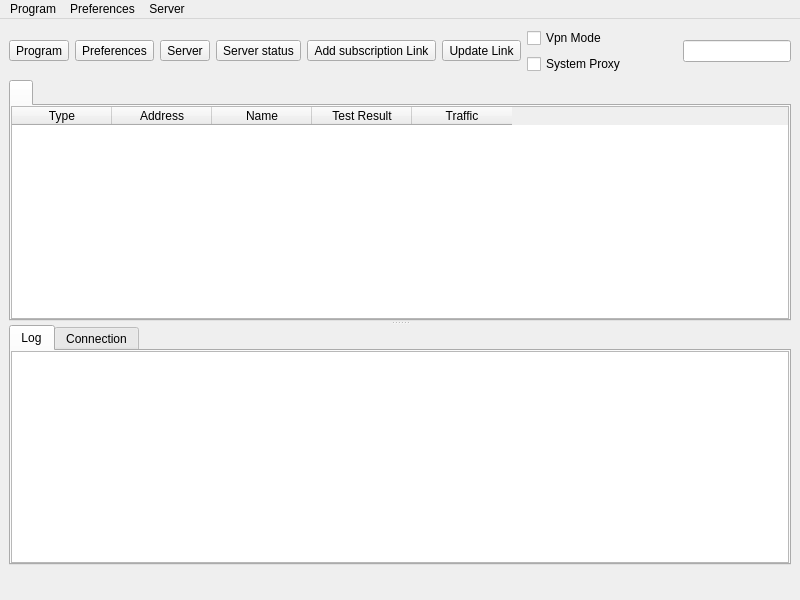
<?xml version="1.0" encoding="UTF-8"?>
<ui version="4.0">
 <class>MainWindow</class>
 <widget class="QMainWindow" name="MainWindow">
  <property name="geometry">
   <rect>
    <x>0</x>
    <y>0</y>
    <width>800</width>
    <height>600</height>
   </rect>
  </property>
  <property name="minimumSize">
   <size>
    <width>800</width>
    <height>600</height>
   </size>
  </property>
  <property name="windowTitle">
   <string notr="true">nya</string>
  </property>
  <widget class="QWidget" name="centralwidget">
   <layout class="QVBoxLayout" name="verticalLayout_3" stretch="0,0,0">
    <item>
     <layout class="QHBoxLayout" name="horizontalLayout_2">
      <item>
       <widget class="QToolButton" name="toolButton_program">
        <property name="text">
         <string>Program</string>
        </property>
        <property name="icon">
         <iconset theme="b-system-run">
          <normaloff>.</normaloff>.</iconset>
        </property>
        <property name="iconSize">
         <size>
          <width>24</width>
          <height>24</height>
         </size>
        </property>
        <property name="popupMode">
         <enum>QToolButton::InstantPopup</enum>
        </property>
        <property name="toolButtonStyle">
         <enum>Qt::ToolButtonTextUnderIcon</enum>
        </property>
       </widget>
      </item>
      <item>
       <widget class="QToolButton" name="toolButton_preferences">
        <property name="text">
         <string>Preferences</string>
        </property>
        <property name="icon">
         <iconset theme="b-preferences">
          <normaloff>.</normaloff>.</iconset>
        </property>
        <property name="iconSize">
         <size>
          <width>24</width>
          <height>24</height>
         </size>
        </property>
        <property name="popupMode">
         <enum>QToolButton::InstantPopup</enum>
        </property>
        <property name="toolButtonStyle">
         <enum>Qt::ToolButtonTextUnderIcon</enum>
        </property>
       </widget>
      </item>
      <item>
       <widget class="QToolButton" name="toolButton_server">
        <property name="text">
         <string>Server</string>
        </property>
        <property name="icon">
         <iconset theme="b-network-server">
          <normaloff>.</normaloff>.</iconset>
        </property>
        <property name="iconSize">
         <size>
          <width>24</width>
          <height>24</height>
         </size>
        </property>
        <property name="popupMode">
         <enum>QToolButton::InstantPopup</enum>
        </property>
        <property name="toolButtonStyle">
         <enum>Qt::ToolButtonTextUnderIcon</enum>
        </property>
       </widget>
      </item>
      <item>
       <widget class="QToolButton" name="toolButton_ads">
        <property name="text">
         <string>Server status</string>
        </property>
        <property name="icon">
         <iconset theme="b-dialog-question">
          <normaloff>.</normaloff>.</iconset>
        </property>
        <property name="iconSize">
         <size>
          <width>24</width>
          <height>24</height>
         </size>
        </property>
        <property name="popupMode">
         <enum>QToolButton::InstantPopup</enum>
        </property>
        <property name="toolButtonStyle">
         <enum>Qt::ToolButtonTextUnderIcon</enum>
        </property>
       </widget>
      </item>
      <item>
       <widget class="QToolButton" name="menu_add_from_clipboard3">
        <property name="text">
         <string>Add subscription Link</string>
        </property>
        <property name="icon">
         <iconset theme="b-internet-web-browser">
          <normaloff>.</normaloff>.</iconset>
        </property>
        <property name="iconSize">
         <size>
          <width>24</width>
          <height>24</height>
         </size>
        </property>
        <property name="popupMode">
         <enum>QToolButton::InstantPopup</enum>
        </property>
        <property name="toolButtonStyle">
         <enum>Qt::ToolButtonTextUnderIcon</enum>
        </property>
       </widget>
      </item>
      <item>
       <widget class="QToolButton" name="menu_update_subscription2">
        <property name="text">
         <string>Update Link</string>
        </property>
        <property name="icon">
         <iconset theme="b-system-software-update">
          <normaloff>.</normaloff>.</iconset>
        </property>
        <property name="iconSize">
         <size>
          <width>24</width>
          <height>24</height>
         </size>
        </property>
        <property name="popupMode">
         <enum>QToolButton::InstantPopup</enum>
        </property>
        <property name="toolButtonStyle">
         <enum>Qt::ToolButtonTextUnderIcon</enum>
        </property>
       </widget>
      </item>
      <item>
       <layout class="QVBoxLayout" name="verticalLayout_4">
        <item>
         <widget class="QCheckBox" name="checkBox_VPN">
          <property name="sizePolicy">
           <sizepolicy hsizetype="Minimum" vsizetype="Minimum">
            <horstretch>0</horstretch>
            <verstretch>0</verstretch>
           </sizepolicy>
          </property>
          <property name="text">
           <string>Vpn Mode</string>
          </property>
         </widget>
        </item>
        <item>
         <widget class="QCheckBox" name="checkBox_SystemProxy">
          <property name="text">
           <string>System Proxy</string>
          </property>
         </widget>
        </item>
       </layout>
      </item>
      <item>
       <spacer name="horizontalSpacer">
        <property name="orientation">
         <enum>Qt::Horizontal</enum>
        </property>
        <property name="sizeHint" stdset="0">
         <size>
          <width>40</width>
          <height>20</height>
         </size>
        </property>
       </spacer>
      </item>
      <item>
       <widget class="QLineEdit" name="search">
        <property name="clearButtonEnabled">
         <bool>true</bool>
        </property>
       </widget>
      </item>
     </layout>
    </item>
    <item>
     <widget class="QSplitter" name="splitter">
      <property name="orientation">
       <enum>Qt::Vertical</enum>
      </property>
      <widget class="QTabWidget" name="tabWidget">
       <property name="currentIndex">
        <number>0</number>
       </property>
       <property name="movable">
        <bool>true</bool>
       </property>
       <widget class="QWidget" name="widget1">
        <attribute name="title">
         <string/>
        </attribute>
        <layout class="QGridLayout" name="gridLayout_2">
         <property name="leftMargin">
          <number>0</number>
         </property>
         <property name="topMargin">
          <number>0</number>
         </property>
         <property name="rightMargin">
          <number>0</number>
         </property>
         <property name="bottomMargin">
          <number>0</number>
         </property>
         <property name="spacing">
          <number>0</number>
         </property>
         <item row="0" column="0">
          <widget class="MyTableWidget" name="proxyListTable">
           <property name="contextMenuPolicy">
            <enum>Qt::CustomContextMenu</enum>
           </property>
           <property name="editTriggers">
            <set>QAbstractItemView::NoEditTriggers</set>
           </property>
           <property name="alternatingRowColors">
            <bool>true</bool>
           </property>
           <property name="selectionBehavior">
            <enum>QAbstractItemView::SelectRows</enum>
           </property>
           <property name="horizontalScrollMode">
            <enum>QAbstractItemView::ScrollPerPixel</enum>
           </property>
           <property name="wordWrap">
            <bool>false</bool>
           </property>
           <attribute name="horizontalHeaderMinimumSectionSize">
            <number>16</number>
           </attribute>
           <attribute name="horizontalHeaderHighlightSections">
            <bool>false</bool>
           </attribute>
           <attribute name="horizontalHeaderShowSortIndicator" stdset="0">
            <bool>false</bool>
           </attribute>
           <attribute name="verticalHeaderDefaultSectionSize">
            <number>30</number>
           </attribute>
           <column>
            <property name="text">
             <string>Type</string>
            </property>
           </column>
           <column>
            <property name="text">
             <string>Address</string>
            </property>
           </column>
           <column>
            <property name="text">
             <string>Name</string>
            </property>
           </column>
           <column>
            <property name="text">
             <string>Test Result</string>
            </property>
           </column>
           <column>
            <property name="text">
             <string>Traffic</string>
            </property>
           </column>
          </widget>
         </item>
        </layout>
       </widget>
      </widget>
      <widget class="QWidget" name="aaaaaaaaaaaaaaaaaa">
       <layout class="QVBoxLayout" name="aaaaaaaaaaaa" stretch="0">
        <item>
         <widget class="QTabWidget" name="down_tab">
          <property name="currentIndex">
           <number>0</number>
          </property>
          <widget class="QWidget" name="tab">
           <attribute name="title">
            <string>Log</string>
           </attribute>
           <layout class="QVBoxLayout" name="verticalLayout">
            <property name="spacing">
             <number>0</number>
            </property>
            <property name="leftMargin">
             <number>0</number>
            </property>
            <property name="topMargin">
             <number>0</number>
            </property>
            <property name="rightMargin">
             <number>0</number>
            </property>
            <property name="bottomMargin">
             <number>0</number>
            </property>
            <item>
             <widget class="QTextBrowser" name="masterLogBrowser">
              <property name="contextMenuPolicy">
               <enum>Qt::CustomContextMenu</enum>
              </property>
              <property name="openLinks">
               <bool>false</bool>
              </property>
             </widget>
            </item>
           </layout>
          </widget>
          <widget class="QWidget" name="tab_2">
           <attribute name="title">
            <string>Connection</string>
           </attribute>
           <layout class="QVBoxLayout" name="verticalLayout_2">
            <property name="spacing">
             <number>0</number>
            </property>
            <property name="leftMargin">
             <number>0</number>
            </property>
            <property name="topMargin">
             <number>0</number>
            </property>
            <property name="rightMargin">
             <number>0</number>
            </property>
            <property name="bottomMargin">
             <number>0</number>
            </property>
            <item>
             <widget class="QTableWidget" name="tableWidget_conn">
              <property name="contextMenuPolicy">
               <enum>Qt::CustomContextMenu</enum>
              </property>
              <property name="editTriggers">
               <set>QAbstractItemView::NoEditTriggers</set>
              </property>
              <property name="selectionBehavior">
               <enum>QAbstractItemView::SelectRows</enum>
              </property>
              <property name="verticalScrollMode">
               <enum>QAbstractItemView::ScrollPerPixel</enum>
              </property>
              <property name="horizontalScrollMode">
               <enum>QAbstractItemView::ScrollPerPixel</enum>
              </property>
              <attribute name="horizontalHeaderHighlightSections">
               <bool>false</bool>
              </attribute>
              <column>
               <property name="text">
                <string>Status</string>
               </property>
              </column>
              <column>
               <property name="text">
                <string>Outbound</string>
               </property>
              </column>
              <column>
               <property name="text">
                <string>Destination</string>
               </property>
              </column>
             </widget>
            </item>
           </layout>
          </widget>
         </widget>
        </item>
       </layout>
      </widget>
     </widget>
    </item>
    <item>
     <layout class="QHBoxLayout" name="horizontalLayout">
      <item>
       <widget class="QLabel" name="label_running">
        <property name="text">
         <string/>
        </property>
       </widget>
      </item>
      <item>
       <spacer name="horizontalSpacer_2">
        <property name="orientation">
         <enum>Qt::Horizontal</enum>
        </property>
        <property name="sizeType">
         <enum>QSizePolicy::Maximum</enum>
        </property>
        <property name="sizeHint" stdset="0">
         <size>
          <width>0</width>
          <height>20</height>
         </size>
        </property>
       </spacer>
      </item>
      <item>
       <widget class="QLabel" name="label_inbound">
        <property name="text">
         <string/>
        </property>
       </widget>
      </item>
      <item>
       <widget class="QLabel" name="label_speed">
        <property name="text">
         <string/>
        </property>
       </widget>
      </item>
     </layout>
    </item>
   </layout>
  </widget>
  <widget class="QMenuBar" name="menubar">
   <property name="geometry">
    <rect>
     <x>0</x>
     <y>0</y>
     <width>800</width>
     <height>32</height>
    </rect>
   </property>
   <widget class="QMenu" name="menu_program">
    <property name="title">
     <string>Program</string>
    </property>
    <widget class="QMenu" name="menu_spmode">
     <property name="title">
      <string>System Proxy</string>
     </property>
     <addaction name="menu_spmode_system_proxy"/>
     <addaction name="menu_spmode_vpn"/>
     <addaction name="menu_spmode_disabled"/>
    </widget>
    <widget class="QMenu" name="menu_program_preference">
     <property name="title">
      <string>Preferences</string>
     </property>
     <addaction name="actionfake"/>
    </widget>
    <widget class="QMenu" name="menuActive_Server">
     <property name="title">
      <string>Active Server</string>
     </property>
     <addaction name="actionfake_2"/>
    </widget>
    <widget class="QMenu" name="menuActive_Routing">
     <property name="title">
      <string>Active Routing</string>
     </property>
     <addaction name="actionfake_3"/>
    </widget>
    <addaction name="actionShow_window"/>
    <addaction name="menu_add_from_clipboard2"/>
    <addaction name="menu_scan_qr"/>
    <addaction name="separator"/>
    <addaction name="actionStart_with_system"/>
    <addaction name="actionRemember_last_proxy"/>
    <addaction name="actionAllow_LAN"/>
    <addaction name="menuActive_Server"/>
    <addaction name="menuActive_Routing"/>
    <addaction name="menu_spmode"/>
    <addaction name="menu_program_preference"/>
    <addaction name="separator"/>
    <addaction name="actionRestart_Proxy"/>
    <addaction name="actionRestart_Program"/>
    <addaction name="menu_exit"/>
   </widget>
   <widget class="QMenu" name="menu_preferences">
    <property name="title">
     <string>Preferences</string>
    </property>
    <addaction name="menu_manage_groups"/>
    <addaction name="menu_basic_settings"/>
    <addaction name="menu_routing_settings"/>
    <addaction name="menu_vpn_settings"/>
    <addaction name="menu_hotkey_settings"/>
    <addaction name="menu_open_config_folder"/>
   </widget>
   <widget class="QMenu" name="menu_server">
    <property name="title">
     <string>Server</string>
    </property>
    <widget class="QMenu" name="menu_share_item">
     <property name="title">
      <string>Share</string>
     </property>
     <addaction name="menu_qr"/>
     <addaction name="menu_export_config"/>
     <addaction name="separator"/>
     <addaction name="menu_copy_links"/>
     <addaction name="menu_copy_links_nkr"/>
    </widget>
    <widget class="QMenu" name="menuCurrent_Group">
     <property name="title">
      <string>Current Group</string>
     </property>
     <addaction name="actionfake_5"/>
     <addaction name="menu_tcp_ping"/>
     <addaction name="menu_url_test"/>
     <addaction name="menu_full_test"/>
     <addaction name="menu_stop_testing"/>
     <addaction name="menu_clear_test_result"/>
     <addaction name="menu_resolve_domain"/>
     <addaction name="separator"/>
     <addaction name="menu_remove_unavailable"/>
     <addaction name="menu_delete_repeat"/>
     <addaction name="separator"/>
     <addaction name="menu_update_subscription"/>
    </widget>
    <widget class="QMenu" name="menuCurrent_Select">
     <property name="title">
      <string>Current Select</string>
     </property>
     <addaction name="actionfake_4"/>
    </widget>
    <addaction name="menu_add_from_input"/>
    <addaction name="menu_add_from_clipboard"/>
    <addaction name="separator"/>
    <addaction name="menu_start"/>
    <addaction name="menu_stop"/>
    <addaction name="separator"/>
    <addaction name="menu_select_all"/>
    <addaction name="menu_move"/>
    <addaction name="menu_clone"/>
    <addaction name="menu_reset_traffic"/>
    <addaction name="menu_delete"/>
    <addaction name="separator"/>
    <addaction name="menu_share_item"/>
    <addaction name="separator"/>
    <addaction name="menuCurrent_Select"/>
    <addaction name="menuCurrent_Group"/>
    <addaction name="separator"/>
    <addaction name="menu_profile_debug_info"/>
    <addaction name="separator"/>
   </widget>
   <addaction name="menu_program"/>
   <addaction name="menu_preferences"/>
   <addaction name="menu_server"/>
  </widget>
  <action name="menu_exit">
   <property name="text">
    <string>Exit</string>
   </property>
  </action>
  <action name="actionShow_window">
   <property name="text">
    <string>Show Window</string>
   </property>
  </action>
  <action name="menu_basic_settings">
   <property name="text">
    <string>Basic Settings</string>
   </property>
  </action>
  <action name="menu_add_from_input">
   <property name="text">
    <string>New profile</string>
   </property>
  </action>
  <action name="menu_manage_groups">
   <property name="text">
    <string>Groups</string>
   </property>
  </action>
  <action name="menu_start">
   <property name="text">
    <string>Start</string>
   </property>
   <property name="shortcut">
    <string notr="true">Return</string>
   </property>
  </action>
  <action name="menu_stop">
   <property name="text">
    <string>Stop</string>
   </property>
   <property name="shortcut">
    <string notr="true">Ctrl+S</string>
   </property>
  </action>
  <action name="menu_routing_settings">
   <property name="text">
    <string>Routing Settings</string>
   </property>
  </action>
  <action name="menu_add_from_clipboard">
   <property name="text">
    <string>Add profile from clipboard</string>
   </property>
   <property name="shortcut">
    <string notr="true">Ctrl+V</string>
   </property>
  </action>
  <action name="menu_delete">
   <property name="text">
    <string>Delete</string>
   </property>
   <property name="shortcut">
    <string notr="true">Del</string>
   </property>
  </action>
  <action name="menu_add_from_clipboard2">
   <property name="text">
    <string>Add profile from clipboard</string>
   </property>
  </action>
  <action name="menu_profile_debug_info">
   <property name="text">
    <string>Debug Info</string>
   </property>
  </action>
  <action name="menu_qr">
   <property name="text">
    <string>QR Code and link</string>
   </property>
   <property name="shortcut">
    <string notr="true">Ctrl+Q</string>
   </property>
  </action>
  <action name="menu_copy_link">
   <property name="text">
    <string>Copy Link</string>
   </property>
  </action>
  <action name="menu_tcp_ping">
   <property name="text">
    <string notr="true">Tcp Ping</string>
   </property>
   <property name="shortcut">
    <string notr="true">Ctrl+Shift+T</string>
   </property>
  </action>
  <action name="menu_url_test">
   <property name="text">
    <string notr="true">Url Test</string>
   </property>
   <property name="shortcut">
    <string notr="true">Ctrl+Shift+U</string>
   </property>
  </action>
  <action name="menu_clear_test_result">
   <property name="text">
    <string>Clear Test Result</string>
   </property>
   <property name="shortcut">
    <string notr="true">Ctrl+Shift+C</string>
   </property>
  </action>
  <action name="menu_export_config">
   <property name="text">
    <string>Export %1 config</string>
   </property>
   <property name="shortcut">
    <string notr="true">Ctrl+E</string>
   </property>
  </action>
  <action name="menu_reset_traffic">
   <property name="text">
    <string>Reset Traffic</string>
   </property>
   <property name="shortcut">
    <string notr="true">Ctrl+R</string>
   </property>
  </action>
  <action name="menu_scan_qr">
   <property name="text">
    <string>Scan QR Code</string>
   </property>
  </action>
  <action name="menu_spmode_system_proxy">
   <property name="checkable">
    <bool>true</bool>
   </property>
   <property name="text">
    <string>Enable System Proxy</string>
   </property>
  </action>
  <action name="menu_spmode_disabled">
   <property name="checkable">
    <bool>true</bool>
   </property>
   <property name="text">
    <string>Disable</string>
   </property>
  </action>
  <action name="menu_delete_repeat">
   <property name="text">
    <string>Remove Duplicates</string>
   </property>
   <property name="shortcut">
    <string notr="true">Ctrl+Shift+D</string>
   </property>
  </action>
  <action name="actionfake">
   <property name="text">
    <string>fake</string>
   </property>
   <property name="visible">
    <bool>false</bool>
   </property>
  </action>
  <action name="menu_move">
   <property name="text">
    <string>Move</string>
   </property>
   <property name="shortcut">
    <string notr="true">Ctrl+M</string>
   </property>
  </action>
  <action name="actionStart_with_system">
   <property name="checkable">
    <bool>true</bool>
   </property>
   <property name="text">
    <string>Start with system</string>
   </property>
  </action>
  <action name="actionRemember_last_proxy">
   <property name="checkable">
    <bool>true</bool>
   </property>
   <property name="text">
    <string>Remember last profile</string>
   </property>
  </action>
  <action name="actionAllow_LAN">
   <property name="checkable">
    <bool>true</bool>
   </property>
   <property name="text">
    <string>Allow other devices to connect</string>
   </property>
  </action>
  <action name="menu_remove_unavailable">
   <property name="text">
    <string>Remove Unavailable</string>
   </property>
   <property name="shortcut">
    <string notr="true">Ctrl+Shift+R</string>
   </property>
  </action>
  <action name="menu_full_test">
   <property name="text">
    <string>Full Test</string>
   </property>
   <property name="shortcut">
    <string notr="true">Ctrl+Shift+F</string>
   </property>
  </action>
  <action name="menu_hotkey_settings">
   <property name="text">
    <string>Hotkey Settings</string>
   </property>
  </action>
  <action name="menu_select_all">
   <property name="text">
    <string>Select All</string>
   </property>
   <property name="shortcut">
    <string notr="true">Ctrl+A</string>
   </property>
  </action>
  <action name="menu_copy_links_nkr">
   <property name="text">
    <string>Copy links of selected (Neko Links)</string>
   </property>
   <property name="shortcut">
    <string notr="true">Ctrl+Alt+C</string>
   </property>
  </action>
  <action name="actionfake_2">
   <property name="text">
    <string>fake</string>
   </property>
   <property name="visible">
    <bool>false</bool>
   </property>
  </action>
  <action name="actionfake_3">
   <property name="text">
    <string>fake</string>
   </property>
   <property name="visible">
    <bool>false</bool>
   </property>
  </action>
  <action name="menu_copy_links">
   <property name="text">
    <string>Copy links of selected</string>
   </property>
   <property name="shortcut">
    <string notr="true">Ctrl+C</string>
   </property>
  </action>
  <action name="menu_spmode_vpn">
   <property name="checkable">
    <bool>true</bool>
   </property>
   <property name="text">
    <string>Enable Tun</string>
   </property>
  </action>
  <action name="menu_clone">
   <property name="text">
    <string>Clone</string>
   </property>
   <property name="shortcut">
    <string notr="true">Ctrl+D</string>
   </property>
  </action>
  <action name="menu_update_subscription">
   <property name="text">
    <string>Update subscription</string>
   </property>
   <property name="shortcut">
    <string notr="true">Ctrl+U</string>
   </property>
  </action>
  <action name="menu_resolve_domain">
   <property name="text">
    <string>Resolve domain</string>
   </property>
   <property name="shortcut">
    <string notr="true">Ctrl+Shift+I</string>
   </property>
  </action>
  <action name="menu_vpn_settings">
   <property name="text">
    <string>Tun Settings</string>
   </property>
  </action>
  <action name="actionRestart_Program">
   <property name="text">
    <string>Restart Program</string>
   </property>
  </action>
  <action name="menu_open_config_folder">
   <property name="text">
    <string>Open Config Folder</string>
   </property>
  </action>
  <action name="actionfake_4">
   <property name="text">
    <string notr="true">fake</string>
   </property>
   <property name="visible">
    <bool>false</bool>
   </property>
  </action>
  <action name="actionfake_5">
   <property name="text">
    <string notr="true">fake</string>
   </property>
   <property name="visible">
    <bool>false</bool>
   </property>
  </action>
  <action name="actionRestart_Proxy">
   <property name="text">
    <string>Restart Proxy</string>
   </property>
  </action>
  <action name="menu_stop_testing">
   <property name="text">
    <string>Stop Testing</string>
   </property>
  </action>
 </widget>
 <customwidgets>
  <customwidget>
   <class>MyTableWidget</class>
   <extends>QTableWidget</extends>
   <header>ui/widget/MyTableWidget.h</header>
  </customwidget>
 </customwidgets>
 <resources/>
 <connections/>
</ui>
